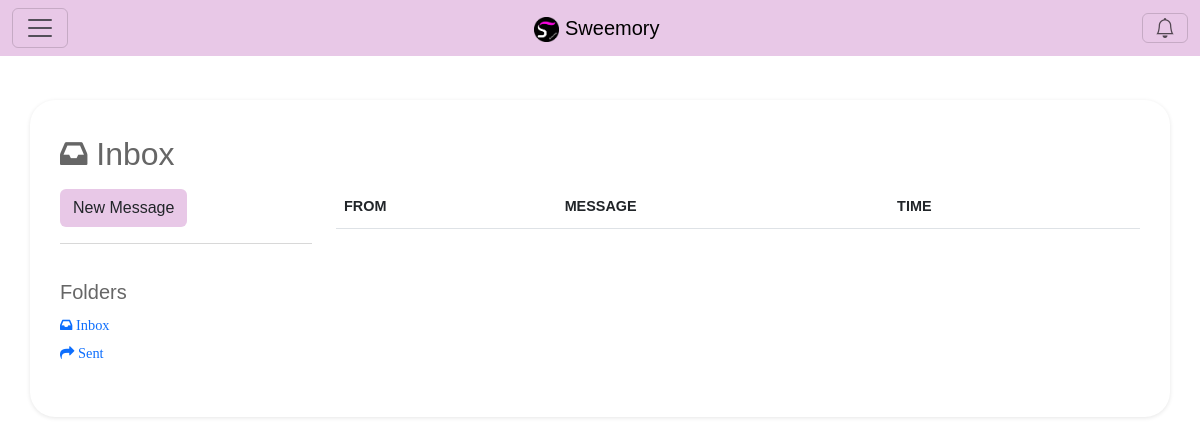
Page /Message/index (signed in) on the earlier database version.
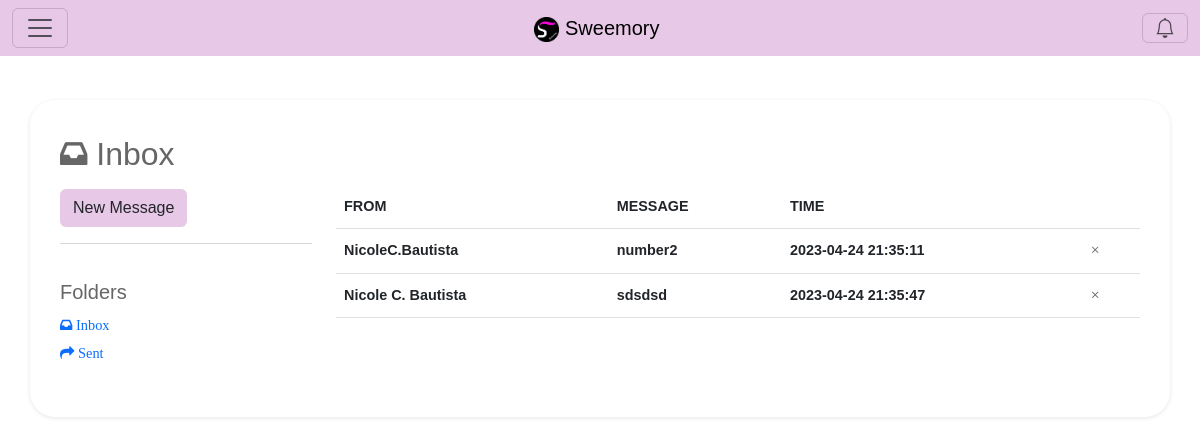
Same page on the later database version.
### tables this page shows
CREATE TABLE `message` (
  `message_id` int(11) NOT NULL,
  `receiver` int(11) NOT NULL,
  `sender` int(11) NOT NULL,
  `message` text NOT NULL,
  `timestamp` timestamp NOT NULL DEFAULT current_timestamp(),
  `full_name` varchar(50) NOT NULL
);

### app/core/Controller.php (called while the page is built, shortened)
<?php
class Controller
{
    function view($name, $data = [])
    {
        include('app/views/' . $name . '.php');
    }
}

### app/core/App.php (called while the page is built, shortened)
<?php
class App
{
    public function __construct()
    {
        $request = $this->parseUrl($_GET['url'] ?? '');
        $method = 'index';
        if (file_exists('app/controllers/' . $request[0] . '.php'))
        {
            unset($request[0]);
        }
        $controller = new $controller;
        if (isset($request[1]) && method_exists($controller, $request[1]))
        {
            $method = $request[1];
            unset($request[1]);
        }
        $params = array_values($request);
        call_user_func_array([$controller, $method], $params);
    }
    function parseUrl($url)
    {
        return explode('/', trim($url, '/'));
    }
}

### index.php (called while the page is built, shortened)
<?php
new app\core\App;

### app/models/Message.php (called while the page is built, shortened)
<?php
class Message extends \app\core\Model{
	public function getInbox($user_id){
		$SQL = "SELECT `message`.`message_id`, `message`.`full_name` ,`message`.`message`, `message`.`timestamp` FROM `message` WHERE receiver=:receiver;";
		$STH = self::$connection->prepare($SQL);
		$data = ['receiver'=>$user_id];
		$STH->execute($data);
		$STH->setFetchMode(\PDO::FETCH_CLASS, 'app\\models\\Message');
		return $STH->fetchAll();
	}
}

### app/core/autoload.php (called while the page is built, shortened)
<?php
spl_autoload_register(
    function($class_name)
    {
        $class_name = str_replace("\\", DIRECTORY_SEPARATOR, $class_name);
    }
);

### app/core/Model.php (called while the page is built, shortened)
<?php
class Model
{
	public static ?PDO $connection = null;
	public function __construct() {
		if(self::$connection == null) {
			$env = \Dotenv\Dotenv::createImmutable(getcwd());
			$host = $_ENV['db_host'];
			$dbname = $_ENV['db_name'];
			$user = $_ENV['db_user'];
			$pass = $_ENV['db_pass'];
			$charset = $_ENV['db_charset'];
			try {
				$options = [
					PDO::ATTR_ERRMODE => PDO::ERRMODE_EXCEPTION,
					PDO::ATTR_DEFAULT_FETCH_MODE =>PDO::FETCH_CLASS,
					PDO::ATTR_EMULATE_PREPARES => false
				];
				self::$connection = new PDO("mysql:host=$host;dbname=$dbname;charset=$charset", $user, $pass,$options);
				self::$connection->query("SET NAMES $charset");
			}
			catch(PDOException $e) {
			 	echo $e->getMessage();
			}
		}
	}
}

### app/views/Message/index.php (the view, shortened to what the changed rows need)
<link href="https://maxcdn.bootstrapcdn.com/font-awesome/4.3.0/css/font-awesome.min.css" rel="stylesheet">
<div class="container" style="padding-top: 50px;">
    <div class="row">
        <div class="col-md-12">
            <div class="grid email">
                <div class="grid-body">
                    <div class="row">
                        <div class="col-md-3">
                            <h2 class="grid-title"><i class="fa fa-inbox"></i> <?= _('Inbox') ?></h2>
                        </div>
                        <div class="col-md-9">
                            <div class="row">
                                <div id="container" style="width:100%; height:150px;">
                                    <div class="table-responsive">
                                        <table class="table">
                                            <thead>
                                                <tr>
                                                <th scope="col"><?= _('FROM') ?></th>
                                                <th scope="col"><?= _('MESSAGE') ?></th>
                                                <th scope="col"><?= _('TIME') ?></th>
                                                <th scope="col"></th>
                                                </tr>
                                            </thead>
                                            <tbody>
                                                <?php foreach ($data[0] as $message) { ?>
                                                    <tr>
                                                        <td class="name"><?= $message->full_name?></td>
                                                        <td class="subject"><?= $message->message ?></td>
                                                        <td class="time"><?= $message->timestamp ?></td>
                                                        <td>
                                                            <a href='/Message/delete/<?=$message->message_id?>'>
                                                                <i class="bi bi-x"></i>
                                                            </a>
                                                        </td>
                                                    </tr>
                                                <?php } ?>
                                            </tbody>
                                        </table>
                                    </div>
                                </div>
                            </div>
                        </div>
                    </div>
                </div>
            </div>
        </div>
    </div>
</div>

Differences in the rows shown:
added message: full_name "NicoleC.Bautista", message "number2", timestamp "2023-04-24 21:35:11"
added message: full_name "Nicole C. Bautista", message "sdsdsd", timestamp "2023-04-24 21:35:47"
